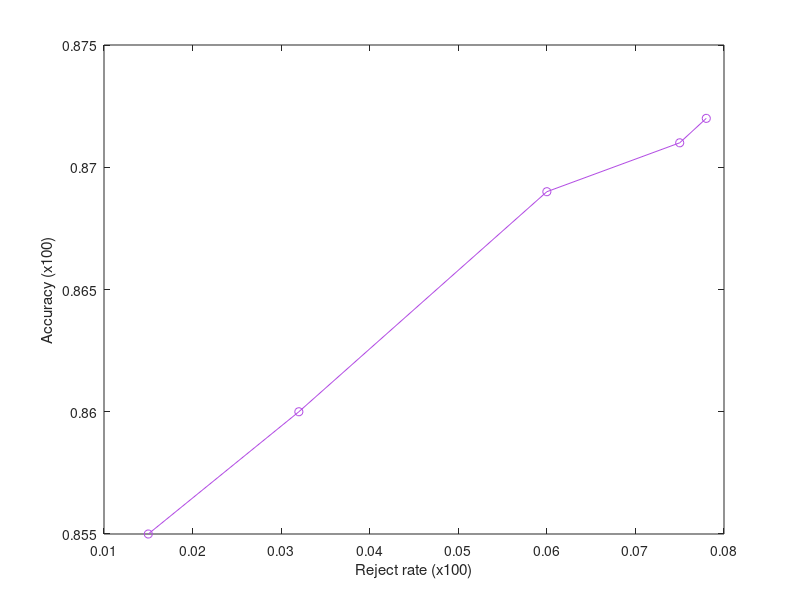

This figure's MATLAB source:
figure(1)

plot([0,0,0,0,0], [1,1,1,1,1], '-o', 'Color', ...
    [0.80 0.80 0.80], 'DisplayName', 'Iris')
plot([0.015,0.032,0.060,0.075,0.078], [0.855,0.860,0.869,0.871,0.872], '-o', 'Color', ...
    [0.70 0.30 0.89], 'DisplayName', 'Vertebral Column')

xlabel('Reject rate (x100)')
ylabel('Accuracy (x100)')

